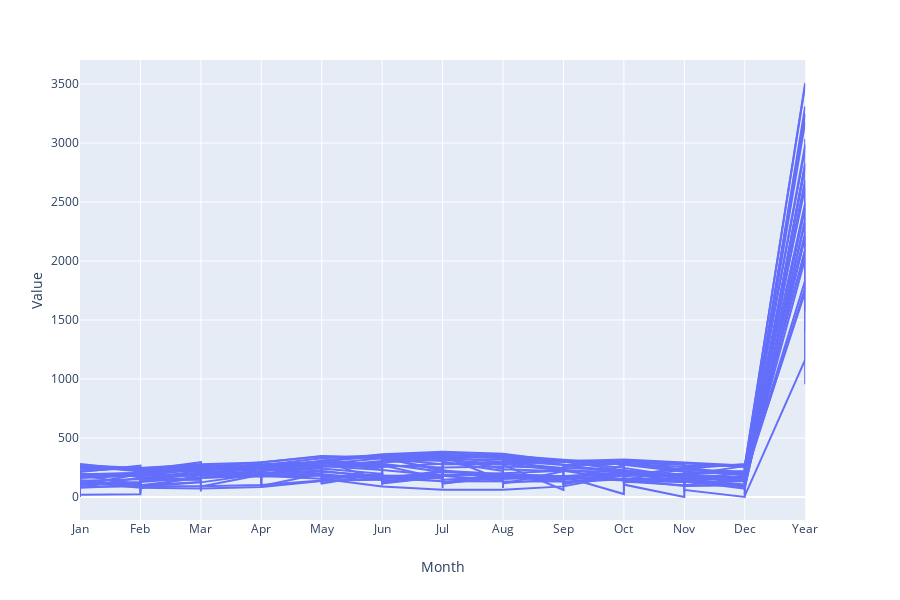

The cell this chart's notebook holds for it:
### Code cell
px.line(data_asia, x="Month", y="Value", line_group='Country')

### Figure 1 — Plotly figure (JSON) as saved in the notebook; plotly's stock layout.template omitted (floating-point values rounded to 4 significant figures)
{"data": [{"hoverlabel": {"namelength": 0}, "hovertemplate": "Country=Afghanistan<br>Month=%{x}<br>Value=%{y}", "legendgroup": "", "line": {"color": "#636efa", "dash": "solid"}, "mode": "lines", "name": "", "showlegend": false, "type": "scatter", "x": ["Jan", "Feb", "Mar", "Apr", "May", "Jun", "Jul", "Aug", "Sep", "Oct", "Nov", "Dec", "Year"], "xaxis": "x", "y": [177.2, 178.6, 204.5, 232.5, 310.3, 353.4, 356.8, 339.7, 303.9, 282.6, 253.2, 182.4, 3175.0], "yaxis": "y"}, {"hoverlabel": {"namelength": 0}, "hovertemplate": "Country=Azerbaijan<br>Month=%{x}<br>Value=%{y}", "legendgroup": "", "line": {"color": "#636efa", "dash": "solid"}, "mode": "lines", "name": "", "showlegend": false, "type": "scatter", "x": ["Jan", "Feb", "Mar", "Apr", "May", "Jun", "Jul", "Aug", "Sep", "Oct", "Nov", "Dec", "Year"], "xaxis": "x", "y": [89.9, 89, 124, 195, 257.3, 294, 313.1, 282.1, 222, 145.7, 93, 102.3, 2207.0], "yaxis": "y"}, {"hoverlabel": {"namelength": 0}, "hovertemplate": "Country=Bangladesh<br>Month=%{x}<br>Value=%{y}", "legendgroup": "", "line": {"color": "#636efa", "dash": "solid"}, "mode": "lines", "name": "", "showlegend": false, "type": "scatter", "x": ["Jan", "Feb", "Mar", "Apr", "May", "Jun", "Jul", "Aug", "Sep", "Oct", "Nov", "Dec", "Year"], "xaxis": "x", "y": [279, 226, 217, 180, 155, 90, 62, 62, 90, 186, 240, 279, 2066], "yaxis": "y"}, {"hoverlabel": {"namelength": 0}, "hovertemplate": "Country=China<br>Month=%{x}<br>Value=%{y}", "legendgroup": "", "line": {"color": "#636efa", "dash": "solid"}, "mode": "lines", "name": "", "showlegend": false, "type": "scatter", "x": ["Jan", "Jan", "Jan", "Jan", "Jan", "Feb", "Feb", "Feb", "Feb", "Feb", "Mar", "Mar", "Mar", "Mar", "Mar", "Apr", "Apr", "Apr", "Apr", "Apr", "May", "May", "May", "May", "May", "Jun", "Jun", "Jun", "Jun", "Jun", "Jul", "Jul", "Jul", "Jul", "Jul", "Aug", "Aug", "Aug", "Aug", "Aug", "Sep", "Sep", "Sep", "Sep", "Sep", "Oct", "Oct", "Oct", "Oct", "Oct", "Nov", "Nov", "Nov", "Nov", "Nov", "Dec", "Dec", "Dec", "Dec", "Dec", "Year", "Year", "Year", "Year", "Year"], "xaxis": "x", "y": [194.1, 20.6, 250.9, 114.3, 101.6, 194.7, 29.7, 226.7, 119.9, 128.8, 231.8, 64.9, 246.1, 128.5, 180.5, 251.9, 93.6, 248.9, 148.5, 248, 283.4, 109.4, 276.6, 169.8, 283.3, 261.4, 97.7, 257.3, 130.9, 282.7, 212.4, 158.6, 227.4, 190.8, 298.7, 220.9, 167, 219.6, 185.7, 301, 232.1, 106.6, 229, 167.5, 262.6, 222.1, 50.4, 281.7, 161.4, 224.4, 185.3, 35.9, 267.4, 131.1, 127.4, 180.7, 20.4, 258.6, 127.4, 84.3, 2671.0, 954.8, 2990.0, 1776.0, 2523.0], "yaxis": "y"}, {"hoverlabel": {"namelength": 0}, "hovertemplate": "Country=Hong Kong<br>Month=%{x}<br>Value=%{y}", "legendgroup": "", "line": {"color": "#636efa", "dash": "solid"}, "mode": "lines", "name": "", "showlegend": false, "type": "scatter", "x": ["Jan", "Feb", "Mar", "Apr", "May", "Jun", "Jul", "Aug", "Sep", "Oct", "Nov", "Dec", "Year"], "xaxis": "x", "y": [143, 94.2, 90.8, 101.7, 140.4, 146.1, 212, 188.9, 172.3, 193.9, 180.1, 172.2, 1836.0], "yaxis": "y"}, {"hoverlabel": {"namelength": 0}, "hovertemplate": "Country=India<br>Month=%{x}<br>Value=%{y}", "legendgroup": "", "line": {"color": "#636efa", "dash": "solid"}, "mode": "lines", "name": "", "showlegend": false, "type": "scatter", "x": ["Jan", "Jan", "Jan", "Jan", "Feb", "Feb", "Feb", "Feb", "Mar", "Mar", "Mar", "Mar", "Apr", "Apr", "Apr", "Apr", "May", "May", "May", "May", "Jun", "Jun", "Jun", "Jun", "Jul", "Jul", "Jul", "Jul", "Aug", "Aug", "Aug", "Aug", "Sep", "Sep", "Sep", "Sep", "Oct", "Oct", "Oct", "Oct", "Nov", "Nov", "Nov", "Nov", "Dec", "Dec", "Dec", "Dec", "Year", "Year", "Year", "Year"], "xaxis": "x", "y": [214.6, 203.9, 269.5, 262, 216.1, 201.2, 257.6, 248, 239.1, 225.8, 274.3, 271, 261, 235.4, 283.7, 257, 263.1, 227.1, 296.2, 241, 196.5, 123.1, 148.6, 137, 165.9, 93.1, 73.4, 112, 177, 104.9, 75.9, 114, 219, 116.2, 165.1, 144, 269.3, 182.6, 240.2, 173, 247.2, 190.8, 245.8, 190, 215.8, 203.4, 253.2, 212, 2685.0, 2108.0, 2584.0, 2361], "yaxis": "y"}, {"hoverlabel": {"namelength": 0}, "hovertemplate": "Country=Indonesia<br>Month=%{x}<br>Value=%{y}", "legendgroup": "", "line": {"color": "#636efa", "dash": "solid"}, "mode": "lines", "name": "", "showlegend": false, "type": "scatter", "x": ["Jan", "Feb", "Mar", "Apr", "May", "Jun", "Jul", "Aug", "Sep", "Oct", "Nov", "Dec", "Year"], "xaxis": "x", "y": [189.1, 180.8, 238.7, 255, 260.4, 255, 282.1, 294.5, 300.7, 279, 231, 217, 2983.0], "yaxis": "y"}, {"hoverlabel": {"namelength": 0}, "hovertemplate": "Country=Iran<br>Month=%{x}<br>Value=%{y}", "legendgroup": "", "line": {"color": "#636efa", "dash": "solid"}, "mode": "lines", "name": "", "showlegend": false, "type": "scatter", "x": ["Jan", "Feb", "Mar", "Apr", "May", "Jun", "Jul", "Aug", "Sep", "Oct", "Nov", "Dec", "Year"], "xaxis": "x", "y": [137.2, 151.1, 186, 219.1, 279.8, 328.7, 336.6, 336.8, 300.5, 246.8, 169.4, 134.1, 2826.0], "yaxis": "y"}, {"hoverlabel": {"namelength": 0}, "hovertemplate": "Country=Iraq<br>Month=%{x}<br>Value=%{y}", "legendgroup": "", "line": {"color": "#636efa", "dash": "solid"}, "mode": "lines", "name": "", "showlegend": false, "type": "scatter", "x": ["Jan", "Feb", "Mar", "Apr", "May", "Jun", "Jul", "Aug", "Sep", "Oct", "Nov", "Dec", "Year"], "xaxis": "x", "y": [192.2, 203.3, 244.9, 255, 300.7, 348, 347.2, 353.4, 315, 272.8, 213, 195.3, 3241.0], "yaxis": "y"}, {"hoverlabel": {"namelength": 0}, "hovertemplate": "Country=Israel<br>Month=%{x}<br>Value=%{y}", "legendgroup": "", "line": {"color": "#636efa", "dash": "solid"}, "mode": "lines", "name": "", "showlegend": false, "type": "scatter", "x": ["Jan", "Feb", "Mar", "Apr", "May", "Jun", "Jul", "Aug", "Sep", "Oct", "Nov", "Dec", "Year"], "xaxis": "x", "y": [192.2, 200.1, 235.6, 270, 328.6, 357, 368.9, 356.5, 300, 279, 234, 189.1, 3311], "yaxis": "y"}, {"hoverlabel": {"namelength": 0}, "hovertemplate": "Country=Japan<br>Month=%{x}<br>Value=%{y}", "legendgroup": "", "line": {"color": "#636efa", "dash": "solid"}, "mode": "lines", "name": "", "showlegend": false, "type": "scatter", "x": ["Jan", "Jan", "Feb", "Feb", "Mar", "Mar", "Apr", "Apr", "May", "May", "Jun", "Jun", "Jul", "Jul", "Aug", "Aug", "Sep", "Sep", "Oct", "Oct", "Nov", "Nov", "Dec", "Dec", "Year", "Year"], "xaxis": "x", "y": [92.5, 184.5, 104, 165.8, 146.6, 163.1, 176.5, 176.9, 198.4, 167.8, 187.8, 125.4, 164.9, 146.4, 171, 169, 160.5, 120.9, 152.3, 131, 100, 147.9, 85.9, 178, 1740.0, 1877.0], "yaxis": "y"}, {"hoverlabel": {"namelength": 0}, "hovertemplate": "Country=Kazakhstan<br>Month=%{x}<br>Value=%{y}", "legendgroup": "", "line": {"color": "#636efa", "dash": "solid"}, "mode": "lines", "name": "", "showlegend": false, "type": "scatter", "x": ["Jan", "Jan", "Feb", "Feb", "Mar", "Mar", "Apr", "Apr", "May", "May", "Jun", "Jun", "Jul", "Jul", "Aug", "Aug", "Sep", "Sep", "Oct", "Oct", "Nov", "Nov", "Dec", "Dec", "Year", "Year"], "xaxis": "x", "y": [118, 103, 119, 147, 147, 192, 194, 238, 241, 301, 280, 336, 306, 336, 294, 294, 245, 230, 184, 136, 127, 100, 101, 94, 2356, 2507], "yaxis": "y"}, {"hoverlabel": {"namelength": 0}, "hovertemplate": "Country=Macau<br>Month=%{x}<br>Value=%{y}", "legendgroup": "", "line": {"color": "#636efa", "dash": "solid"}, "mode": "lines", "name": "", "showlegend": false, "type": "scatter", "x": ["Jan", "Feb", "Mar", "Apr", "May", "Jun", "Jul", "Aug", "Sep", "Oct", "Nov", "Dec", "Year"], "xaxis": "x", "y": [127.4, 79.4, 71.5, 85.3, 136.4, 155.3, 223.2, 195.4, 176.5, 192.3, 172.2, 159.1, 1774.0], "yaxis": "y"}, {"hoverlabel": {"namelength": 0}, "hovertemplate": "Country=Mongolia<br>Month=%{x}<br>Value=%{y}", "legendgroup": "", "line": {"color": "#636efa", "dash": "solid"}, "mode": "lines", "name": "", "showlegend": false, "type": "scatter", "x": ["Jan", "Feb", "Mar", "Apr", "May", "Jun", "Jul", "Aug", "Sep", "Oct", "Nov", "Dec", "Year"], "xaxis": "x", "y": [179.1, 204.8, 265.2, 262.5, 299.3, 269, 249.3, 258.3, 245.7, 227.5, 177.4, 156.4, 2792.0], "yaxis": "y"}, {"hoverlabel": {"namelength": 0}, "hovertemplate": "Country=North Korea<br>Month=%{x}<br>Value=%{y}", "legendgroup": "", "line": {"color": "#636efa", "dash": "solid"}, "mode": "lines", "name": "", "showlegend": false, "type": "scatter", "x": ["Jan", "Feb", "Mar", "Apr", "May", "Jun", "Jul", "Aug", "Sep", "Oct", "Nov", "Dec", "Year"], "xaxis": "x", "y": [184, 197, 231, 237, 263, 229, 181, 204, 222, 214, 165, 165, 2492], "yaxis": "y"}, {"hoverlabel": {"namelength": 0}, "hovertemplate": "Country=Oman<br>Month=%{x}<br>Value=%{y}", "legendgroup": "", "line": {"color": "#636efa", "dash": "solid"}, "mode": "lines", "name": "", "showlegend": false, "type": "scatter", "x": ["Jan", "Feb", "Mar", "Apr", "May", "Jun", "Jul", "Aug", "Sep", "Oct", "Nov", "Dec", "Year"], "xaxis": "x", "y": [268.6, 244.8, 278.3, 292.5, 347.4, 325.7, 277.7, 278.6, 303.9, 316.9, 291.9, 267, 3493.0], "yaxis": "y"}, {"hoverlabel": {"namelength": 0}, "hovertemplate": "Country=Pakistan<br>Month=%{x}<br>Value=%{y}", "legendgroup": "", "line": {"color": "#636efa", "dash": "solid"}, "mode": "lines", "name": "", "showlegend": false, "type": "scatter", "x": ["Jan", "Jan", "Feb", "Feb", "Mar", "Mar", "Apr", "Apr", "May", "May", "Jun", "Jun", "Jul", "Jul", "Aug", "Aug", "Sep", "Sep", "Oct", "Oct", "Nov", "Nov", "Dec", "Dec", "Year", "Year"], "xaxis": "x", "y": [270.7, 218.8, 249.4, 215, 271.6, 245.8, 277.4, 276.6, 299.1, 308.3, 231.8, 269, 155, 227.5, 147.7, 234.9, 218.8, 265.6, 283.5, 290, 273.3, 259.6, 272, 222.9, 2950.0, 3034], "yaxis": "y"}, {"hoverlabel": {"namelength": 0}, "hovertemplate": "Country=Philippines<br>Month=%{x}<br>Value=%{y}", "legendgroup": "", "line": {"color": "#636efa", "dash": "solid"}, "mode": "lines", "name": "", "showlegend": false, "type": "scatter", "x": ["Jan", "Feb", "Mar", "Apr", "May", "Jun", "Jul", "Aug", "Sep", "Oct", "Nov", "Dec", "Year"], "xaxis": "x", "y": [176.7, 197.8, 225.8, 258, 222.7, 162, 132.8, 132.8, 132, 157.6, 153, 151.9, 2103.0], "yaxis": "y"}, {"hoverlabel": {"namelength": 0}, "hovertemplate": "Country=Russia<br>Month=%{x}<br>Value=%{y}", "legendgroup": "", "line": {"color": "#636efa", "dash": "solid"}, "mode": "lines", "name": "", "showlegend": false, "type": "scatter", "x": ["Jan", "Jan", "Jan", "Jan", "Jan", "Jan", "Feb", "Feb", "Feb", "Feb", "Feb", "Feb", "Mar", "Mar", "Mar", "Mar", "Mar", "Mar", "Apr", "Apr", "Apr", "Apr", "Apr", "Apr", "May", "May", "May", "May", "May", "May", "Jun", "Jun", "Jun", "Jun", "Jun", "Jun", "Jul", "Jul", "Jul", "Jul", "Jul", "Jul", "Aug", "Aug", "Aug", "Aug", "Aug", "Aug", "Sep", "Sep", "Sep", "Sep", "Sep", "Sep", "Oct", "Oct", "Oct", "Oct", "Oct", "Oct", "Nov", "Nov", "Nov", "Nov", "Nov", "Nov", "Dec", "Dec", "Dec", "Dec", "Dec", "Dec", "Year", "Year", "Year", "Year", "Year", "Year"], "xaxis": "x", "y": [0, 93, 68, 105.4, 178, 18.6, 22.6, 149, 125, 115.8, 184, 98, 127.1, 207, 184, 176.7, 216, 232.5, 237, 223, 235, 192, 192, 273, 189.1, 266, 284, 192.2, 199, 303.8, 141, 264, 319, 192, 130, 333, 223.2, 243, 321, 170.5, 122, 347.2, 139.5, 218, 248, 176.7, 149, 272.8, 60, 182, 180, 177, 197, 174, 24.8, 152, 105, 158.1, 205, 105.4, 0, 93, 71, 123, 168, 60, 0, 62, 61, 93, 156, 9.3, 1164.0, 2142, 2201, 1872.0, 2096, 2228.0], "yaxis": "y"}, {"hoverlabel": {"namelength": 0}, "hovertemplate": "Country=Saudi Arabia<br>Month=%{x}<br>Value=%{y}", "legendgroup": "", "line": {"color": "#636efa", "dash": "solid"}, "mode": "lines", "name": "", "showlegend": false, "type": "scatter", "x": ["Jan", "Jan", "Feb", "Feb", "Mar", "Mar", "Apr", "Apr", "May", "May", "Jun", "Jun", "Jul", "Jul", "Aug", "Aug", "Sep", "Sep", "Oct", "Oct", "Nov", "Nov", "Dec", "Dec", "Year", "Year"], "xaxis": "x", "y": [266.6, 212.4, 265.6, 226.6, 294.5, 219.8, 282, 242.3, 288.3, 287.7, 276, 328.2, 232.5, 332.1, 238.7, 309.2, 273, 271.6, 291.4, 311.4, 273, 269.2, 266.6, 214.3, 3248.0, 3225.0], "yaxis": "y"}, {"hoverlabel": {"namelength": 0}, "hovertemplate": "Country=Singapore<br>Month=%{x}<br>Value=%{y}", "legendgroup": "", "line": {"color": "#636efa", "dash": "solid"}, "mode": "lines", "name": "", "showlegend": false, "type": "scatter", "x": ["Jan", "Feb", "Mar", "Apr", "May", "Jun", "Jul", "Aug", "Sep", "Oct", "Nov", "Dec", "Year"], "xaxis": "x", "y": [172.4, 183.2, 192.7, 173.6, 179.8, 177.7, 187.9, 180.6, 156.2, 155.2, 129.6, 133.5, 2022.0], "yaxis": "y"}, {"hoverlabel": {"namelength": 0}, "hovertemplate": "Country=South Korea<br>Month=%{x}<br>Value=%{y}", "legendgroup": "", "line": {"color": "#636efa", "dash": "solid"}, "mode": "lines", "name": "", "showlegend": false, "type": "scatter", "x": ["Jan", "Jan", "Feb", "Feb", "Mar", "Mar", "Apr", "Apr", "May", "May", "Jun", "Jun", "Jul", "Jul", "Aug", "Aug", "Sep", "Sep", "Oct", "Oct", "Nov", "Nov", "Dec", "Dec", "Year", "Year"], "xaxis": "x", "y": [199, 160.3, 182.5, 163.3, 193, 189, 210, 205, 221.7, 213, 179.7, 182, 165.8, 120, 200.9, 152.5, 167.2, 176.2, 208.9, 198.8, 194.4, 153.2, 204.3, 152.6, 2327.0, 2066], "yaxis": "y"}, {"hoverlabel": {"namelength": 0}, "hovertemplate": "Country=Taiwan<br>Month=%{x}<br>Value=%{y}", "legendgroup": "", "line": {"color": "#636efa", "dash": "solid"}, "mode": "lines", "name": "", "showlegend": false, "type": "scatter", "x": ["Jan", "Jan", "Jan", "Feb", "Feb", "Feb", "Mar", "Mar", "Mar", "Apr", "Apr", "Apr", "May", "May", "May", "Jun", "Jun", "Jun", "Jul", "Jul", "Jul", "Aug", "Aug", "Aug", "Sep", "Sep", "Sep", "Oct", "Oct", "Oct", "Nov", "Nov", "Nov", "Dec", "Dec", "Dec", "Year", "Year", "Year"], "xaxis": "x", "y": [174.7, 176.6, 80.6, 165.8, 140.6, 71.3, 187, 149.9, 89.6, 189.1, 137.8, 92.6, 198.5, 158.7, 113.7, 199.9, 160.1, 121.7, 221.4, 199.6, 179, 193.7, 178.7, 188.9, 175.7, 175.8, 153.7, 182.4, 203.7, 124, 162.2, 179.4, 99.4, 161.8, 182.3, 90.7, 2212.0, 2043.0, 1405.0], "yaxis": "y"}, {"hoverlabel": {"namelength": 0}, "hovertemplate": "Country=Thailand<br>Month=%{x}<br>Value=%{y}", "legendgroup": "", "line": {"color": "#636efa", "dash": "solid"}, "mode": "lines", "name": "", "showlegend": false, "type": "scatter", "x": ["Jan", "Jan", "Jan", "Jan", "Feb", "Feb", "Feb", "Feb", "Mar", "Mar", "Mar", "Mar", "Apr", "Apr", "Apr", "Apr", "May", "May", "May", "May", "Jun", "Jun", "Jun", "Jun", "Jul", "Jul", "Jul", "Jul", "Aug", "Aug", "Aug", "Aug", "Sep", "Sep", "Sep", "Sep", "Oct", "Oct", "Oct", "Oct", "Nov", "Nov", "Nov", "Nov", "Dec", "Dec", "Dec", "Dec", "Year", "Year", "Year", "Year"], "xaxis": "x", "y": [272.5, 272.8, 182.9, 226.3, 249.9, 257.1, 166.7, 211.9, 269, 294.5, 186, 201.5, 256.7, 279, 144, 186, 216.4, 198.4, 114.7, 155, 178, 156, 111, 114, 171.8, 120.9, 114.7, 117.8, 160.3, 117.8, 114.7, 117.8, 154.9, 144, 108, 108, 198.1, 201.5, 111.6, 145.7, 234.2, 216, 105, 186, 262, 254.2, 108.5, 226.3, 2624.0, 2512.0, 1568.0, 1996.0], "yaxis": "y"}, {"hoverlabel": {"namelength": 0}, "hovertemplate": "Country=Turkey<br>Month=%{x}<br>Value=%{y}", "legendgroup": "", "line": {"color": "#636efa", "dash": "solid"}, "mode": "lines", "name": "", "showlegend": false, "type": "scatter", "x": ["Jan", "Feb", "Mar", "Apr", "May", "Jun", "Jul", "Aug", "Sep", "Oct", "Nov", "Dec", "Year"], "xaxis": "x", "y": [77.5, 98.9, 161.2, 189, 260.4, 306, 350.3, 328.6, 276, 198.4, 132, 71.3, 2450.0], "yaxis": "y"}, {"hoverlabel": {"namelength": 0}, "hovertemplate": "Country=United Arab Emirates<br>Month=%{x}<br>Value=%{y}", "legendgroup": "", "line": {"color": "#636efa", "dash": "solid"}, "mode": "lines", "name": "", "showlegend": false, "type": "scatter", "x": ["Jan", "Feb", "Mar", "Apr", "May", "Jun", "Jul", "Aug", "Sep", "Oct", "Nov", "Dec", "Year"], "xaxis": "x", "y": [254.2, 229.6, 254.2, 294, 344.1, 342, 322.4, 316.2, 309, 303.8, 285, 254.2, 3509.0], "yaxis": "y"}, {"hoverlabel": {"namelength": 0}, "hovertemplate": "Country=Uzbekistan<br>Month=%{x}<br>Value=%{y}", "legendgroup": "", "line": {"color": "#636efa", "dash": "solid"}, "mode": "lines", "name": "", "showlegend": false, "type": "scatter", "x": ["Jan", "Feb", "Mar", "Apr", "May", "Jun", "Jul", "Aug", "Sep", "Oct", "Nov", "Dec", "Year"], "xaxis": "x", "y": [117.8, 127.1, 164.3, 216, 303.8, 363, 384.4, 365.8, 300, 226.3, 150, 105.4, 2824.0], "yaxis": "y"}, {"hoverlabel": {"namelength": 0}, "hovertemplate": "Country=Vietnam<br>Month=%{x}<br>Value=%{y}", "legendgroup": "", "line": {"color": "#636efa", "dash": "solid"}, "mode": "lines", "name": "", "showlegend": false, "type": "scatter", "x": ["Jan", "Jan", "Jan", "Jan", "Feb", "Feb", "Feb", "Feb", "Mar", "Mar", "Mar", "Mar", "Apr", "Apr", "Apr", "Apr", "May", "May", "May", "May", "Jun", "Jun", "Jun", "Jun", "Jul", "Jul", "Jul", "Jul", "Aug", "Aug", "Aug", "Aug", "Sep", "Sep", "Sep", "Sep", "Oct", "Oct", "Oct", "Oct", "Nov", "Nov", "Nov", "Nov", "Dec", "Dec", "Dec", "Dec", "Year", "Year", "Year", "Year"], "xaxis": "x", "y": [255, 139, 74, 245, 234, 145, 47, 246, 255, 188, 47, 272, 202, 209, 90, 239, 190, 246, 183, 195, 147, 239, 172, 171, 157, 253, 195, 180, 136, 218, 174, 172, 133, 176, 176, 162, 140, 145, 167, 182, 172, 120, 137, 200, 215, 103, 124, 226, 2238, 2182, 1585, 2489], "yaxis": "y"}], "layout": {"height": 600, "legend": {"tracegroupgap": 0}, "margin": {"t": 60}, "xaxis": {"anchor": "y", "domain": [0, 0.98], "title": {"text": "Month"}}, "yaxis": {"anchor": "x", "domain": [0, 1], "title": {"text": "Value"}}}}
